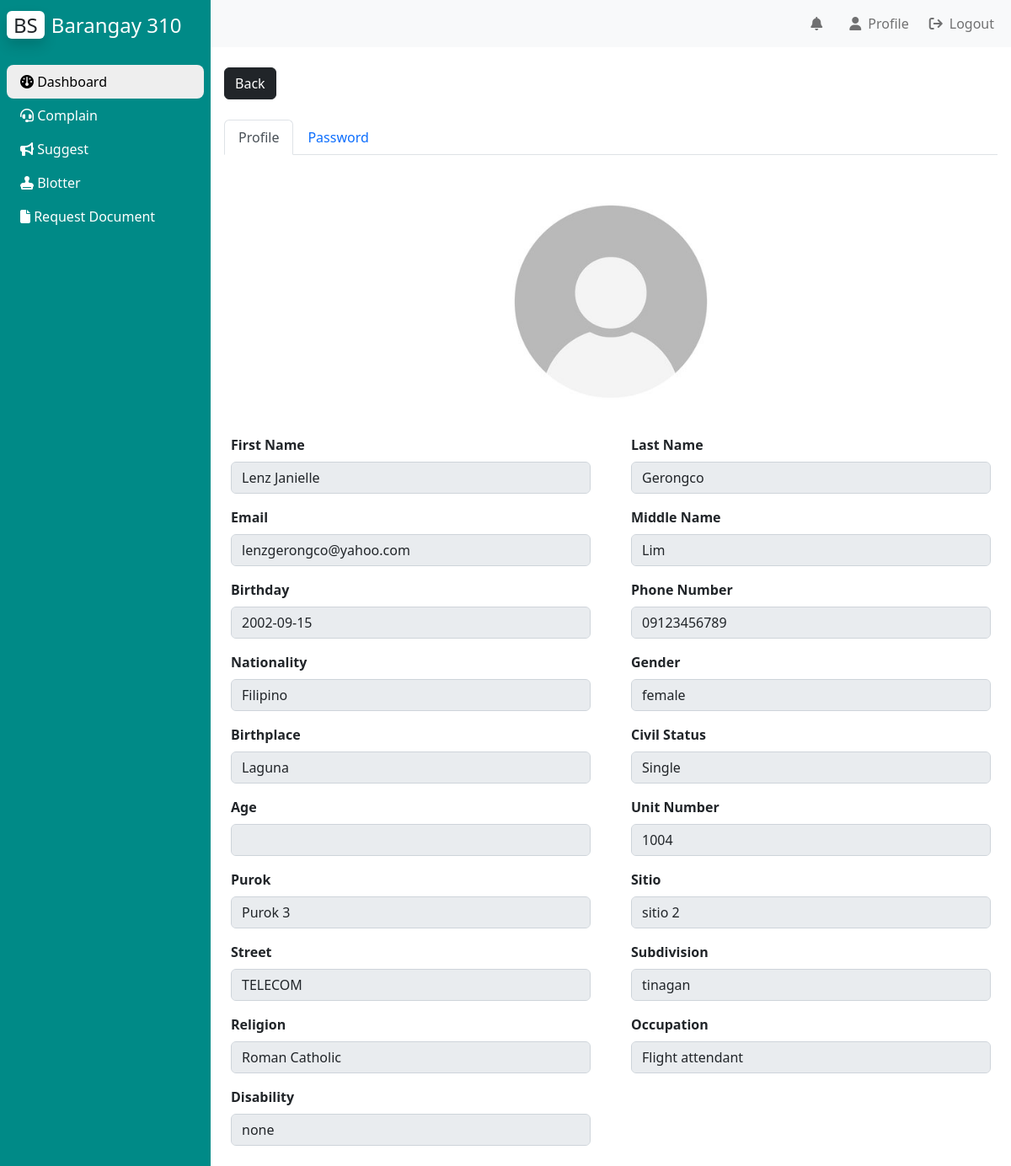
/user_profile_management/profile.php (signed in), run on the app's committed database.
### tables this page shows
CREATE TABLE `bgy_info` (
  `id` int(10) NOT NULL AUTO_INCREMENT,
  `color_theme` varchar(10) NOT NULL,
  `logo_url` text NOT NULL,
  `bgy_name` text NOT NULL,
  `vision` text DEFAULT NULL,
  `mission` text DEFAULT NULL,
  `city` varchar(50) DEFAULT NULL,
  `background_url` varchar(100) DEFAULT NULL,
  PRIMARY KEY (`id`)
);

CREATE TABLE `tbluser` (
  `id` int(11) NOT NULL AUTO_INCREMENT,
  `username` varchar(20) NOT NULL,
  `password` varchar(20) NOT NULL,
  `type` varchar(10) NOT NULL,
  `profile` varchar(100) NOT NULL,
  PRIMARY KEY (`id`)
);

CREATE TABLE `resident_table` (
  `id` int(11) NOT NULL AUTO_INCREMENT,
  `user_id` int(11) DEFAULT NULL,
  `fname` varchar(100) NOT NULL,
  `mname` varchar(100) NOT NULL,
  `lname` varchar(100) NOT NULL,
  `suffix` varchar(10) NOT NULL,
  `gender` varchar(10) NOT NULL,
  `birthplace` varchar(100) NOT NULL,
  `civilstatus` varchar(50) NOT NULL,
  `birthday` date NOT NULL,
  `household_ID` int(11) DEFAULT NULL,
  `unitnumber` int(50) NOT NULL,
  `purok` varchar(50) NOT NULL,
  `sitio` varchar(50) NOT NULL,
  `street` varchar(50) NOT NULL,
  `subdivision` varchar(50) NOT NULL,
  `contactnumber` varchar(50) DEFAULT NULL,
  `email` varchar(100) NOT NULL,
  `religion` varchar(100) NOT NULL,
  `occupation` varchar(100) NOT NULL,
  `education` varchar(100) NOT NULL,
  `nationality` varchar(100) NOT NULL,
  `disability` varchar(100) NOT NULL,
  `status` varchar(20) NOT NULL,
  PRIMARY KEY (`id`),
  KEY `test` (`user_id`),
  KEY `HOUSE` (`household_ID`),
  CONSTRAINT `HOUSE` FOREIGN KEY (`household_ID`) REFERENCES `tblhousehold` (`household_id`) ON DELETE SET NULL ON UPDATE SET NULL,
  CONSTRAINT `test` FOREIGN KEY (`user_id`) REFERENCES `tbluser` (`id`) ON DELETE NO ACTION ON UPDATE NO ACTION
);

### phpfiles/bgy_info.php (called while the page is built)
<?php
    include("connection.php");
    $query = "SELECT * FROM bgy_info;";
    $result = $conn -> query($query);
    $row = $result -> fetch_array();
?>

### user_profile_management/profile.php (the view, shortened to what this page needs)
<?php
include('../phpfiles/connection.php');
?>
<!DOCTYPE html>
<html lang="en">
<head>
    <link rel="stylesheet" href="style.css">
    <link href="https://cdn.jsdelivr.net/npm/bootstrap@5.2.0/dist/css/bootstrap.min.css" rel="stylesheet">
    <link rel="stylesheet" href="https://cdnjs.cloudflare.com/ajax/libs/font-awesome/6.1.2/css/all.min.css"/>
</head>
<body>
    <div class="main_container d-flex">
		<div class="sidebar" id="side_nav" style="background: <?php
        include("../phpfiles/bgy_info.php");
        echo $row[1];
        ?>">
            <div class="header-box px-2 pt-3 pb-4 d-flex justify-content-between">
                <h1 class=fs-4><span class="bg-white text-dark rounded shadow px-2 me-2">BS</span><span class="text-white">Barangay <?php
                                                                                                                            include("../phpfiles/bgy_info.php");
                                                                                                                            echo $row[3];
                                                                                                                            ?></span></h1>
            </div>
            <ul class="list-unstyled px-2">
            <li class="active"><a href="#" class="text-decoration-none px-3 py-2 d-block"><i class="fa-solid fa-gauge"></i>&nbsp;Dashboard</a></li>
            <li class=""><a href="../Residents/file_case/file_complaint.php" class="text-decoration-none px-3 py-2 d-block d-flex justify-content-between">
                <span><i class="fa-solid fa-headset"></i>&nbsp;Complain</span>
            <li class=""><a href="../Residents/file_case/send_suggestion/send_suggestion.php" class="text-decoration-none px-3 py-2 d-block"><i class="fa-solid fa-bullhorn"></i>&nbsp;Suggest</a></li>
            <li class=""><a href="../Residents/file_case/file_blotter/file_blotter.php" class="text-decoration-none px-3 py-2 d-block"><i class="fa-solid fa-stamp"></i>&nbsp;Blotter</a></li>
			<li class=""><a href="../Residents/request_document/request_document.php" class="text-decoration-none px-3 py-2 d-block"><i class="fa-solid fa-file"></i>&nbsp;Request Document</a></li>
            </ul>
        </div>
        <div class="content">
			<nav class="navbar navbar-expand-lg navbar-light bg-light">
				<div class="container-fluid">
					<?php
						$queryR = "SELECT * FROM resident_table WHERE user_id = '".$_SESSION['user_id']."';";
						$resultR = $conn -> query($queryR);
						$rowR = $resultR->fetch_assoc();
						$residentID = $rowR['id'];
						$queryc = "SELECT * FROM user_notification WHERE status = '0' AND resident_ID = '$residentID'";
						$resultc = $conn -> query($queryc);
						$count = mysqli_num_rows($resultc);
					?>
					<div class="collapse navbar-collapse justify-content-end" id="navbarSupportedContent">
						<ul class="navbar-nav mb-2 mb-lg-0">
							<li class="nav-item dropdown">
								<a class="nav-link" aria-current="page" href="#" data-bs-toggle="dropdown" aria-expanded="false">
									<i class="fa-solid fa-bell px-2"></i><?php if($count != 0){?>
									<span class="bg-danger rounded-pill text-white badge" style = "position:relative;top:-10px;left:-20px;"><?php echo $count?></span>
									<?php }?>
								</a>
							</li>
							<li class="nav-item">
								<a class="nav-link" aria-current="page" href="#"><i class="fa-solid fa-user px-2"></i>Profile</a>
							</li>
							<li class="nav-item">
								<a href="../Login/logout.php" class="nav-link" aria-current="page"><i class="fa-solid fa-arrow-right-from-bracket px-2"></i>Logout</a>
							</li>
						</ul>
					</div>
				</div>
			</nav>
            <div class="dashboard-content px-3 py-4">
                <a href="../Residents/dashboard/dashboard.php"><button type="button" class="btn btn-dark">Back</button></a>
                <br>
                <br>
                <ul class="nav nav-tabs">
                    <li class="nav-item">
                        <a class="nav-link active"  href="profile.php" aria-current="page" href="#">Profile</a>
                    </li>
                    <li class="nav-item">
                        <a class="nav-link" href="change_password/password_page.php">Password</a>
                    </li>
                </ul>
            </div>
			<div class="tab-content" id="nav-tabContent">
	  <div class="tab-pane fade show active" id="nav-home" role="tabpanel" aria-labelledby="nav-home-tab">
				<div class="text-center">
					<a href="" data-bs-toggle="modal" data-bs-target="#exampleModal">
					<img  src="../Admin/resident_management/residentimages/<?php
					$query = "SELECT profile from tbluser WHERE id = '" . $_SESSION['user_id'] . "'";
					$result = $conn -> query($query);
					$row = $result->fetch_array();
					echo $row['profile'];?>" class="rounded-circle" id="profileimg" ></a>
				</div>
			<table class="table table-borderless" id="profiletable">
			  <tbody>
				<?php
					$query = "SELECT * FROM resident_table WHERE user_id = '" . $_SESSION['user_id'] . "'";
                    $result = $conn -> query($query);
                ?>
				<?php while($row = $result->fetch_assoc()){ ?>
				<tr>
				  <th>
					  <div class="mx-3">
						<label for="exampleInputEmail1" class="form-label">First Name</label>
						<input type="email" class="form-control" value="<?php echo $row["fname"]; ?>" disabled>
					  </div>
				  </th>
				  <th>
					  <div class="mx-3">
						<label for="exampleInputEmail1" class="form-label">Last Name</label>
						<input type="email" class="form-control" value="<?php echo $row["lname"]; ?>" disabled>
					  </div>
				  </th>
				</tr>
				<tr>
				  <th>
					  <div class="mx-3">
						<label for="exampleInputEmail1" class="form-label">Email</label>
						<input type="email" class="form-control" value="<?php echo $row["email"]; ?>" disabled>
					  </div>
				  </th>
				  <th>
					  <div class="mx-3">
						<label for="exampleInputEmail1" class="form-label">Middle Name</label>
						<input type="email" class="form-control" value="<?php echo $row["mname"]; ?>" disabled>
					  </div>
				  </th>
				</tr>
				<tr>
				  <th>
					  <div class="mx-3">
						<label for="exampleInputEmail1" class="form-label">Birthday</label>
						<input type="email" class="form-control" value="<?php echo $row["birthday"]; ?>" disabled>
					  </div>
				  </th>
				  <th>
					  <div class="mx-3">
						<label for="exampleInputEmail1" class="form-label">Phone Number</label>
						<input type="email" class="form-control" value="<?php echo $row["contactnumber"]; ?>" disabled>
					  </div>
				  </th>
				</tr>
				<tr>
				  <th>
					  <div class="mx-3">
						<label for="exampleInputEmail1" class="form-label">Nationality</label>
						<input type="email" class="form-control" value="<?php echo $row["nationality"]; ?>" disabled>
					  </div>
				  </th>
				  <th>
					  <div class="mx-3">
						<label for="exampleInputEmail1" class="form-label">Gender</label>
						<input type="email" class="form-control" value="<?php echo $row["gender"]; ?>" disabled>
					  </div>
				  </th>
				</tr>
				<tr>
				  <th>
					  <div class="mx-3">
						<label for="exampleInputEmail1" class="form-label">Birthplace</label>
						<input type="email" class="form-control" value="<?php echo $row["birthplace"]; ?>" disabled>
					  </div>
				  </th>
				  <th>
					  <div class="mx-3">
						<label for="exampleInputEmail1" class="form-label">Civil Status</label>
						<input type="email" class="form-control" value="<?php echo $row["civilstatus"]; ?>" disabled>
					  </div>
				  </th>
				</tr>
				<tr>
				  <th>
					  <div class="mx-3">
						<label for="exampleInputEmail1" class="form-label">Age</label>
						<input type="email" class="form-control" value="<?php echo $row["age"]; ?>" disabled>
					  </div>
				  </th>
				  <th>
					  <div class="mx-3">
						<label for="exampleInputEmail1" class="form-label">Unit Number</label>
						<input type="email" class="form-control" value="<?php echo $row["unitnumber"]; ?>" disabled>
					  </div>
				  </th>
				</tr>
				<tr>
				  <th>
					  <div class="mx-3">
						<label for="exampleInputEmail1" class="form-label">Purok</label>
						<input type="email" class="form-control" value="<?php echo $row["purok"]; ?>" disabled>
					  </div>
				  </th>
				  <th>
					  <div class="mx-3">
						<label for="exampleInputEmail1" class="form-label">Sitio</label>
						<input type="email" class="form-control" value="<?php echo $row["sitio"]; ?>" disabled>
					  </div>
				  </th>
				</tr>
				<tr>
				  <th>
					  <div class="mx-3">
						<label for="exampleInputEmail1" class="form-label">Street</label>
						<input type="email" class="form-control" value="<?php echo $row["street"]; ?>" disabled>
					  </div>
				  </th>
				  <th>
					  <div class="mx-3">
						<label for="exampleInputEmail1" class="form-label">Subdivision</label>
						<input type="email" class="form-control" value="<?php echo $row["subdivision"]; ?>" disabled>
					  </div>
				  </th>
				</tr>
				<tr>
				  <th>
					  <div class="mx-3">
						<label for="exampleInputEmail1" class="form-label">Religion</label>
						<input type="email" class="form-control" value="<?php echo $row["religion"]; ?>" disabled>
					  </div>
				  </th>
				  <th>
					  <div class="mx-3">
						<label for="exampleInputEmail1" class="form-label">Occupation</label>
						<input type="email" class="form-control" value="<?php echo $row["occupation"]; ?>" disabled>
					  </div>
				  </th>
				<tr>
				  <th>
					  <div class="mx-3">
						<label for="exampleInputEmail1" class="form-label">Disability</label>
						<input type="email" class="form-control" value="<?php echo $row["disability"]; ?>" disabled>
					  </div>
				  </th>
				</tr>
				<?php } ?>
			  </tbody>
			</table>
		</div>
	  </div>
		</div>
	</div>
</body>
</html>

### user_profile_management/style.css (style rules this page uses)
body { background: #eee; }
#side_nav { min-width: 250px; max-width: 250px; transition: all 0.3s; }
.content { min-height: 100vh; width: 100%; }
.sidebar li.active { background: #eee; border-radius: 8px; }
.sidebar li.active a, .sidebar li.active a:hover { color: #000; }
.sidebar li a { color: #fff; }
#profileimg { height:300px; width:300px; }

### data on the page
bgy_info: bgy_name "310"
tbluser: profile (placeholder picture)
resident_table: fname "Lenz Janielle", lname "Gerongco", email "lenzgerongco@yahoo.com", mname "Lim", birthday "2002-09-15", contactnumber "09123456789", nationality "Filipino", gender "female", birthplace "Laguna", civilstatus "Single", unitnumber "1004", purok "Purok 3", sitio "sitio 2", street "TELECOM", subdivision "tinagan", religion "Roman Catholic", occupation "Flight attendant", disability "none"
